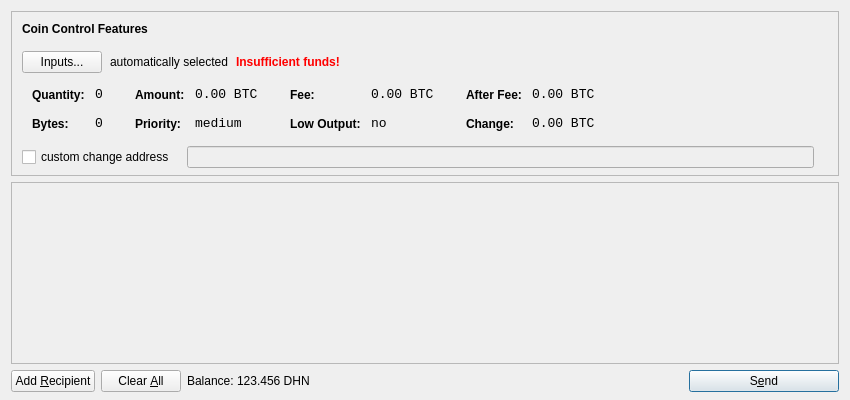
<?xml version="1.0" encoding="UTF-8"?>
<ui version="4.0">
 <class>SendCoinsDialog</class>
 <widget class="QDialog" name="SendCoinsDialog">
  <property name="geometry">
   <rect>
    <x>0</x>
    <y>0</y>
    <width>850</width>
    <height>400</height>
   </rect>
  </property>
  <property name="windowTitle">
   <string>Send Coins</string>
  </property>
  <layout class="QVBoxLayout" name="verticalLayout" stretch="0,1,0">
   <property name="bottomMargin">
    <number>8</number>
   </property>
   <item>
    <widget class="QFrame" name="frameCoinControl">
     <property name="sizePolicy">
      <sizepolicy hsizetype="Expanding" vsizetype="Expanding">
       <horstretch>0</horstretch>
       <verstretch>0</verstretch>
      </sizepolicy>
     </property>
     <property name="maximumSize">
      <size>
       <width>16777215</width>
       <height>16777215</height>
      </size>
     </property>
     <property name="frameShape">
      <enum>QFrame::StyledPanel</enum>
     </property>
     <property name="frameShadow">
      <enum>QFrame::Sunken</enum>
     </property>
     <layout class="QVBoxLayout" name="verticalLayoutCoinControl2">
      <property name="spacing">
       <number>-1</number>
      </property>
      <property name="leftMargin">
       <number>0</number>
      </property>
      <property name="topMargin">
       <number>0</number>
      </property>
      <property name="rightMargin">
       <number>0</number>
      </property>
      <property name="bottomMargin">
       <number>6</number>
      </property>
      <item>
       <layout class="QVBoxLayout" name="verticalLayoutCoinControl" stretch="0,0,0,0,1">
        <property name="spacing">
         <number>0</number>
        </property>
        <property name="leftMargin">
         <number>10</number>
        </property>
        <property name="topMargin">
         <number>10</number>
        </property>
        <item>
         <layout class="QHBoxLayout" name="horizontalLayoutCoinControl1">
          <property name="bottomMargin">
           <number>15</number>
          </property>
          <item>
           <widget class="QLabel" name="labelCoinControlFeatures">
            <property name="sizePolicy">
             <sizepolicy hsizetype="Preferred" vsizetype="Maximum">
              <horstretch>0</horstretch>
              <verstretch>0</verstretch>
             </sizepolicy>
            </property>
            <property name="font">
             <font>
              <weight>75</weight>
              <bold>true</bold>
             </font>
            </property>
            <property name="styleSheet">
             <string notr="true">font-weight:bold;</string>
            </property>
            <property name="text">
             <string>Coin Control Features</string>
            </property>
           </widget>
          </item>
         </layout>
        </item>
        <item>
         <layout class="QHBoxLayout" name="horizontalLayoutCoinControl2" stretch="0,0,0,0">
          <property name="spacing">
           <number>8</number>
          </property>
          <property name="bottomMargin">
           <number>10</number>
          </property>
          <item>
           <widget class="QPushButton" name="pushButtonCoinControl">
            <property name="styleSheet">
             <string notr="true"/>
            </property>
            <property name="text">
             <string>Inputs...</string>
            </property>
           </widget>
          </item>
          <item>
           <widget class="QLabel" name="labelCoinControlAutomaticallySelected">
            <property name="text">
             <string>automatically selected</string>
            </property>
            <property name="margin">
             <number>5</number>
            </property>
           </widget>
          </item>
          <item>
           <widget class="QLabel" name="labelCoinControlInsuffFunds">
            <property name="font">
             <font>
              <weight>75</weight>
              <bold>true</bold>
             </font>
            </property>
            <property name="styleSheet">
             <string notr="true">color:red;font-weight:bold;</string>
            </property>
            <property name="text">
             <string>Insufficient funds!</string>
            </property>
            <property name="margin">
             <number>5</number>
            </property>
           </widget>
          </item>
          <item>
           <spacer name="horizontalSpacerCoinControl">
            <property name="orientation">
             <enum>Qt::Horizontal</enum>
            </property>
            <property name="sizeHint" stdset="0">
             <size>
              <width>40</width>
              <height>1</height>
             </size>
            </property>
           </spacer>
          </item>
         </layout>
        </item>
        <item>
         <widget class="QWidget" name="widgetCoinControl" native="true">
          <property name="sizePolicy">
           <sizepolicy hsizetype="Preferred" vsizetype="Preferred">
            <horstretch>0</horstretch>
            <verstretch>0</verstretch>
           </sizepolicy>
          </property>
          <property name="minimumSize">
           <size>
            <width>0</width>
            <height>0</height>
           </size>
          </property>
          <property name="styleSheet">
           <string notr="true"/>
          </property>
          <layout class="QHBoxLayout" name="horizontalLayoutCoinControl5">
           <property name="margin">
            <number>0</number>
           </property>
           <item>
            <layout class="QHBoxLayout" name="horizontalLayoutCoinControl3" stretch="0,0,0,1">
             <property name="spacing">
              <number>20</number>
             </property>
             <property name="topMargin">
              <number>0</number>
             </property>
             <property name="bottomMargin">
              <number>10</number>
             </property>
             <item>
              <layout class="QFormLayout" name="formLayoutCoinControl1">
               <property name="horizontalSpacing">
                <number>10</number>
               </property>
               <property name="verticalSpacing">
                <number>14</number>
               </property>
               <property name="leftMargin">
                <number>10</number>
               </property>
               <property name="topMargin">
                <number>4</number>
               </property>
               <property name="rightMargin">
                <number>6</number>
               </property>
               <item row="0" column="0">
                <widget class="QLabel" name="labelCoinControlQuantityText">
                 <property name="styleSheet">
                  <string notr="true">font-weight:bold;</string>
                 </property>
                 <property name="text">
                  <string>Quantity:</string>
                 </property>
                 <property name="margin">
                  <number>0</number>
                 </property>
                </widget>
               </item>
               <item row="0" column="1">
                <widget class="QLabel" name="labelCoinControlQuantity">
                 <property name="font">
                  <font>
                   <family>Monospace</family>
                   <pointsize>10</pointsize>
                  </font>
                 </property>
                 <property name="cursor">
                  <cursorShape>IBeamCursor</cursorShape>
                 </property>
                 <property name="contextMenuPolicy">
                  <enum>Qt::ActionsContextMenu</enum>
                 </property>
                 <property name="text">
                  <string notr="true">0</string>
                 </property>
                 <property name="margin">
                  <number>0</number>
                 </property>
                 <property name="textInteractionFlags">
                  <set>Qt::LinksAccessibleByMouse|Qt::TextSelectableByKeyboard|Qt::TextSelectableByMouse</set>
                 </property>
                </widget>
               </item>
               <item row="1" column="0">
                <widget class="QLabel" name="labelCoinControlBytesText">
                 <property name="styleSheet">
                  <string notr="true">font-weight:bold;</string>
                 </property>
                 <property name="text">
                  <string>Bytes:</string>
                 </property>
                </widget>
               </item>
               <item row="1" column="1">
                <widget class="QLabel" name="labelCoinControlBytes">
                 <property name="font">
                  <font>
                   <family>Monospace</family>
                   <pointsize>10</pointsize>
                  </font>
                 </property>
                 <property name="cursor">
                  <cursorShape>IBeamCursor</cursorShape>
                 </property>
                 <property name="contextMenuPolicy">
                  <enum>Qt::ActionsContextMenu</enum>
                 </property>
                 <property name="text">
                  <string notr="true">0</string>
                 </property>
                 <property name="textInteractionFlags">
                  <set>Qt::LinksAccessibleByMouse|Qt::TextSelectableByKeyboard|Qt::TextSelectableByMouse</set>
                 </property>
                </widget>
               </item>
              </layout>
             </item>
             <item>
              <layout class="QFormLayout" name="formLayoutCoinControl2">
               <property name="horizontalSpacing">
                <number>10</number>
               </property>
               <property name="verticalSpacing">
                <number>14</number>
               </property>
               <property name="leftMargin">
                <number>6</number>
               </property>
               <property name="topMargin">
                <number>4</number>
               </property>
               <property name="rightMargin">
                <number>6</number>
               </property>
               <item row="0" column="0">
                <widget class="QLabel" name="labelCoinControlAmountText">
                 <property name="styleSheet">
                  <string notr="true">font-weight:bold;</string>
                 </property>
                 <property name="text">
                  <string>Amount:</string>
                 </property>
                 <property name="margin">
                  <number>0</number>
                 </property>
                </widget>
               </item>
               <item row="0" column="1">
                <widget class="QLabel" name="labelCoinControlAmount">
                 <property name="font">
                  <font>
                   <family>Monospace</family>
                   <pointsize>10</pointsize>
                  </font>
                 </property>
                 <property name="cursor">
                  <cursorShape>IBeamCursor</cursorShape>
                 </property>
                 <property name="contextMenuPolicy">
                  <enum>Qt::ActionsContextMenu</enum>
                 </property>
                 <property name="text">
                  <string notr="true">0.00 BTC</string>
                 </property>
                 <property name="textInteractionFlags">
                  <set>Qt::LinksAccessibleByMouse|Qt::TextSelectableByKeyboard|Qt::TextSelectableByMouse</set>
                 </property>
                </widget>
               </item>
               <item row="1" column="0">
                <widget class="QLabel" name="labelCoinControlPriorityText">
                 <property name="styleSheet">
                  <string notr="true">font-weight:bold;</string>
                 </property>
                 <property name="text">
                  <string>Priority:</string>
                 </property>
                </widget>
               </item>
               <item row="1" column="1">
                <widget class="QLabel" name="labelCoinControlPriority">
                 <property name="font">
                  <font>
                   <family>Monospace</family>
                   <pointsize>10</pointsize>
                  </font>
                 </property>
                 <property name="cursor">
                  <cursorShape>IBeamCursor</cursorShape>
                 </property>
                 <property name="contextMenuPolicy">
                  <enum>Qt::ActionsContextMenu</enum>
                 </property>
                 <property name="text">
                  <string>medium</string>
                 </property>
                 <property name="textInteractionFlags">
                  <set>Qt::LinksAccessibleByMouse|Qt::TextSelectableByKeyboard|Qt::TextSelectableByMouse</set>
                 </property>
                </widget>
               </item>
              </layout>
             </item>
             <item>
              <layout class="QFormLayout" name="formLayoutCoinControl3">
               <property name="horizontalSpacing">
                <number>10</number>
               </property>
               <property name="verticalSpacing">
                <number>14</number>
               </property>
               <property name="leftMargin">
                <number>6</number>
               </property>
               <property name="topMargin">
                <number>4</number>
               </property>
               <property name="rightMargin">
                <number>6</number>
               </property>
               <item row="0" column="0">
                <widget class="QLabel" name="labelCoinControlFeeText">
                 <property name="styleSheet">
                  <string notr="true">font-weight:bold;</string>
                 </property>
                 <property name="text">
                  <string>Fee:</string>
                 </property>
                 <property name="margin">
                  <number>0</number>
                 </property>
                </widget>
               </item>
               <item row="0" column="1">
                <widget class="QLabel" name="labelCoinControlFee">
                 <property name="font">
                  <font>
                   <family>Monospace</family>
                   <pointsize>10</pointsize>
                  </font>
                 </property>
                 <property name="cursor">
                  <cursorShape>IBeamCursor</cursorShape>
                 </property>
                 <property name="contextMenuPolicy">
                  <enum>Qt::ActionsContextMenu</enum>
                 </property>
                 <property name="text">
                  <string notr="true">0.00 BTC</string>
                 </property>
                 <property name="textInteractionFlags">
                  <set>Qt::LinksAccessibleByMouse|Qt::TextSelectableByKeyboard|Qt::TextSelectableByMouse</set>
                 </property>
                </widget>
               </item>
               <item row="1" column="0">
                <widget class="QLabel" name="labelCoinControlLowOutputText">
                 <property name="styleSheet">
                  <string notr="true">font-weight:bold;</string>
                 </property>
                 <property name="text">
                  <string>Low Output:</string>
                 </property>
                </widget>
               </item>
               <item row="1" column="1">
                <widget class="QLabel" name="labelCoinControlLowOutput">
                 <property name="font">
                  <font>
                   <family>Monospace</family>
                   <pointsize>10</pointsize>
                  </font>
                 </property>
                 <property name="cursor">
                  <cursorShape>IBeamCursor</cursorShape>
                 </property>
                 <property name="contextMenuPolicy">
                  <enum>Qt::ActionsContextMenu</enum>
                 </property>
                 <property name="text">
                  <string>no</string>
                 </property>
                 <property name="textInteractionFlags">
                  <set>Qt::LinksAccessibleByMouse|Qt::TextSelectableByKeyboard|Qt::TextSelectableByMouse</set>
                 </property>
                </widget>
               </item>
              </layout>
             </item>
             <item>
              <layout class="QFormLayout" name="formLayoutCoinControl4">
               <property name="horizontalSpacing">
                <number>10</number>
               </property>
               <property name="verticalSpacing">
                <number>14</number>
               </property>
               <property name="leftMargin">
                <number>6</number>
               </property>
               <property name="topMargin">
                <number>4</number>
               </property>
               <property name="rightMargin">
                <number>6</number>
               </property>
               <item row="0" column="0">
                <widget class="QLabel" name="labelCoinControlAfterFeeText">
                 <property name="styleSheet">
                  <string notr="true">font-weight:bold;</string>
                 </property>
                 <property name="text">
                  <string>After Fee:</string>
                 </property>
                 <property name="margin">
                  <number>0</number>
                 </property>
                </widget>
               </item>
               <item row="0" column="1">
                <widget class="QLabel" name="labelCoinControlAfterFee">
                 <property name="font">
                  <font>
                   <family>Monospace</family>
                   <pointsize>10</pointsize>
                  </font>
                 </property>
                 <property name="cursor">
                  <cursorShape>IBeamCursor</cursorShape>
                 </property>
                 <property name="contextMenuPolicy">
                  <enum>Qt::ActionsContextMenu</enum>
                 </property>
                 <property name="text">
                  <string notr="true">0.00 BTC</string>
                 </property>
                 <property name="textInteractionFlags">
                  <set>Qt::LinksAccessibleByMouse|Qt::TextSelectableByKeyboard|Qt::TextSelectableByMouse</set>
                 </property>
                </widget>
               </item>
               <item row="1" column="0">
                <widget class="QLabel" name="labelCoinControlChangeText">
                 <property name="styleSheet">
                  <string notr="true">font-weight:bold;</string>
                 </property>
                 <property name="text">
                  <string>Change:</string>
                 </property>
                </widget>
               </item>
               <item row="1" column="1">
                <widget class="QLabel" name="labelCoinControlChange">
                 <property name="font">
                  <font>
                   <family>Monospace</family>
                   <pointsize>10</pointsize>
                  </font>
                 </property>
                 <property name="cursor">
                  <cursorShape>IBeamCursor</cursorShape>
                 </property>
                 <property name="contextMenuPolicy">
                  <enum>Qt::ActionsContextMenu</enum>
                 </property>
                 <property name="text">
                  <string notr="true">0.00 BTC</string>
                 </property>
                 <property name="textInteractionFlags">
                  <set>Qt::LinksAccessibleByMouse|Qt::TextSelectableByKeyboard|Qt::TextSelectableByMouse</set>
                 </property>
                </widget>
               </item>
              </layout>
             </item>
            </layout>
           </item>
          </layout>
         </widget>
        </item>
        <item>
         <layout class="QHBoxLayout" name="horizontalLayoutCoinControl4" stretch="0,0,0">
          <property name="spacing">
           <number>12</number>
          </property>
          <property name="sizeConstraint">
           <enum>QLayout::SetDefaultConstraint</enum>
          </property>
          <property name="topMargin">
           <number>5</number>
          </property>
          <property name="rightMargin">
           <number>5</number>
          </property>
          <item>
           <widget class="QCheckBox" name="checkBoxCoinControlChange">
            <property name="text">
             <string>custom change address</string>
            </property>
           </widget>
          </item>
          <item>
           <widget class="QLineEdit" name="lineEditCoinControlChange">
            <property name="enabled">
             <bool>false</bool>
            </property>
            <property name="sizePolicy">
             <sizepolicy hsizetype="Expanding" vsizetype="Fixed">
              <horstretch>0</horstretch>
              <verstretch>0</verstretch>
             </sizepolicy>
            </property>
           </widget>
          </item>
          <item>
           <widget class="QLabel" name="labelCoinControlChangeLabel">
            <property name="sizePolicy">
             <sizepolicy hsizetype="Preferred" vsizetype="Expanding">
              <horstretch>0</horstretch>
              <verstretch>0</verstretch>
             </sizepolicy>
            </property>
            <property name="minimumSize">
             <size>
              <width>0</width>
              <height>0</height>
             </size>
            </property>
            <property name="text">
             <string/>
            </property>
            <property name="margin">
             <number>3</number>
            </property>
           </widget>
          </item>
         </layout>
        </item>
        <item>
         <spacer name="verticalSpacerCoinControl">
          <property name="orientation">
           <enum>Qt::Vertical</enum>
          </property>
          <property name="sizeHint" stdset="0">
           <size>
            <width>800</width>
            <height>1</height>
           </size>
          </property>
         </spacer>
        </item>
       </layout>
      </item>
     </layout>
    </widget>
   </item>
   <item>
    <widget class="QScrollArea" name="scrollArea">
     <property name="widgetResizable">
      <bool>true</bool>
     </property>
     <widget class="QWidget" name="scrollAreaWidgetContents">
      <property name="geometry">
       <rect>
        <x>0</x>
        <y>0</y>
        <width>830</width>
        <height>165</height>
       </rect>
      </property>
      <layout class="QVBoxLayout" name="verticalLayout_2">
       <property name="margin">
        <number>0</number>
       </property>
       <item>
        <layout class="QVBoxLayout" name="entries">
         <property name="spacing">
          <number>6</number>
         </property>
        </layout>
       </item>
       <item>
        <spacer name="verticalSpacer">
         <property name="orientation">
          <enum>Qt::Vertical</enum>
         </property>
         <property name="sizeHint" stdset="0">
          <size>
           <width>20</width>
           <height>40</height>
          </size>
         </property>
        </spacer>
       </item>
      </layout>
     </widget>
    </widget>
   </item>
   <item>
    <layout class="QHBoxLayout" name="horizontalLayout">
     <item>
      <widget class="QPushButton" name="addButton">
       <property name="toolTip">
        <string>Send to multiple recipients at once</string>
       </property>
       <property name="text">
        <string>Add &amp;Recipient</string>
       </property>
       <property name="icon">
        <iconset resource="../bitcoin.qrc">
         <normaloff>:/icons/add</normaloff>:/icons/add</iconset>
       </property>
       <property name="autoDefault">
        <bool>false</bool>
       </property>
      </widget>
     </item>
     <item>
      <widget class="QPushButton" name="clearButton">
       <property name="sizePolicy">
        <sizepolicy hsizetype="Minimum" vsizetype="Fixed">
         <horstretch>0</horstretch>
         <verstretch>0</verstretch>
        </sizepolicy>
       </property>
       <property name="toolTip">
        <string>Remove all transaction fields</string>
       </property>
       <property name="text">
        <string>Clear &amp;All</string>
       </property>
       <property name="icon">
        <iconset resource="../bitcoin.qrc">
         <normaloff>:/icons/remove</normaloff>:/icons/remove</iconset>
       </property>
       <property name="autoRepeatDelay">
        <number>300</number>
       </property>
       <property name="autoDefault">
        <bool>false</bool>
       </property>
      </widget>
     </item>
     <item>
      <layout class="QHBoxLayout" name="horizontalLayout_2">
       <property name="spacing">
        <number>3</number>
       </property>
       <item>
        <widget class="QLabel" name="label">
         <property name="text">
          <string>Balance:</string>
         </property>
        </widget>
       </item>
       <item>
        <widget class="QLabel" name="labelBalance">
         <property name="cursor">
          <cursorShape>IBeamCursor</cursorShape>
         </property>
         <property name="text">
          <string>123.456 DHN</string>
         </property>
         <property name="textInteractionFlags">
          <set>Qt::LinksAccessibleByMouse|Qt::TextSelectableByKeyboard|Qt::TextSelectableByMouse</set>
         </property>
        </widget>
       </item>
      </layout>
     </item>
     <item>
      <spacer name="horizontalSpacer">
       <property name="orientation">
        <enum>Qt::Horizontal</enum>
       </property>
       <property name="sizeHint" stdset="0">
        <size>
         <width>40</width>
         <height>20</height>
        </size>
       </property>
      </spacer>
     </item>
     <item>
      <widget class="QPushButton" name="sendButton">
       <property name="minimumSize">
        <size>
         <width>150</width>
         <height>0</height>
        </size>
       </property>
       <property name="toolTip">
        <string>Confirm the send action</string>
       </property>
       <property name="text">
        <string>S&amp;end</string>
       </property>
       <property name="icon">
        <iconset resource="../bitcoin.qrc">
         <normaloff>:/icons/send</normaloff>:/icons/send</iconset>
       </property>
       <property name="default">
        <bool>true</bool>
       </property>
      </widget>
     </item>
    </layout>
   </item>
  </layout>
 </widget>
 <resources>
  <include location="../bitcoin.qrc"/>
 </resources>
 <connections/>
</ui>
